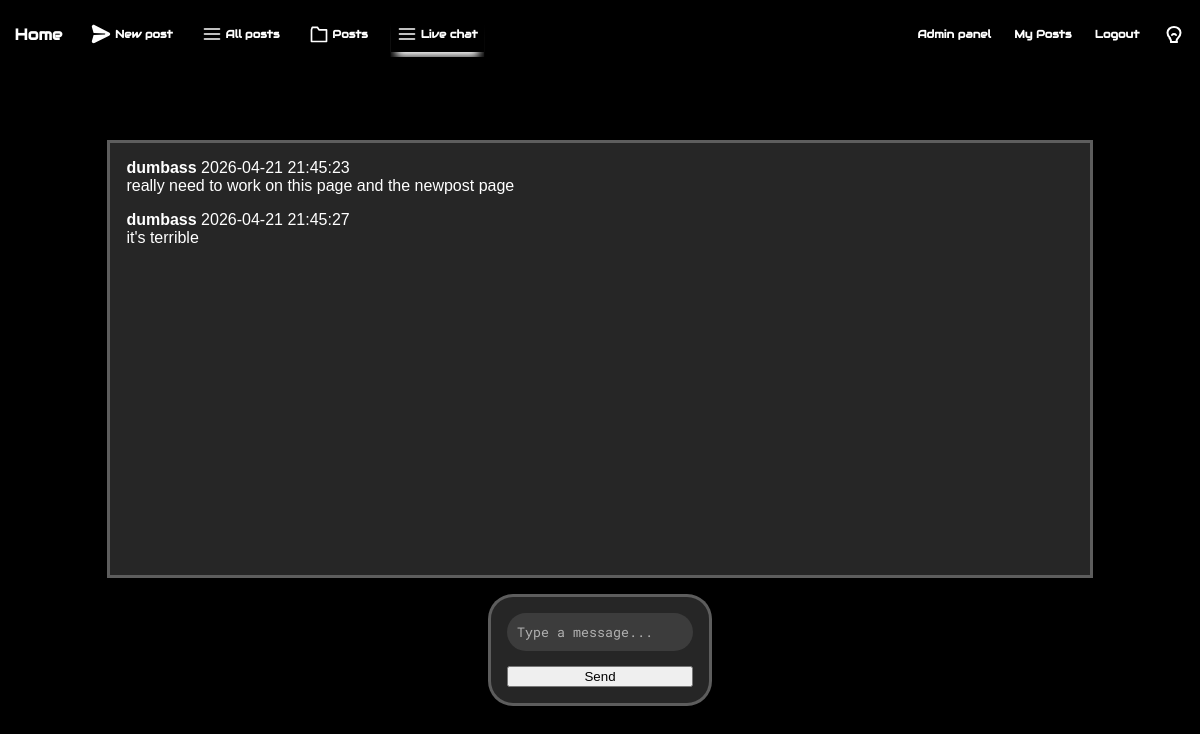
Before: /livechat (signed in) with the older database file.
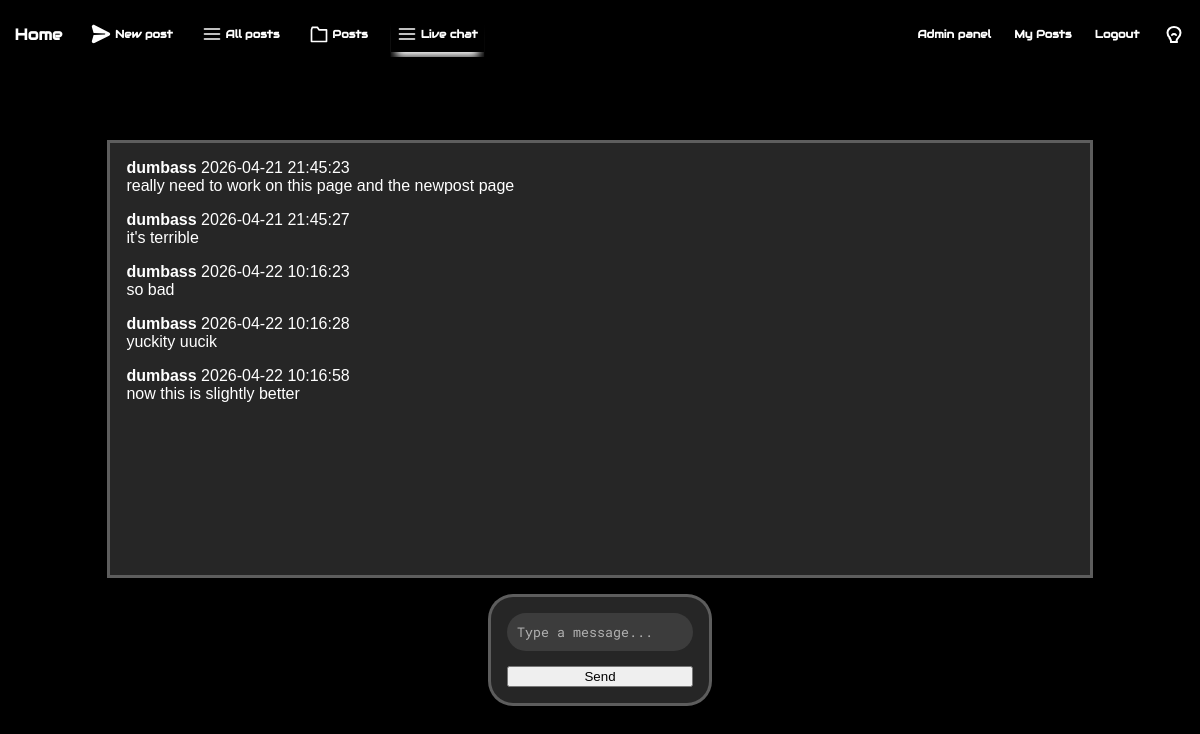
After: the same page with the newer database file.
### tables this page shows
CREATE TABLE chat ("id" INTEGER PRIMARY KEY AUTOINCREMENT, "user_id" INTEGER NOT NULL REFERENCES users(id), "message" TEXT NOT NULL, "time" TEXT NOT NULL);

CREATE TABLE "users" (
    id INTEGER PRIMARY KEY AUTOINCREMENT,
    "name" TEXT UNIQUE,
    password TEXT
, imageurl TEXT, email TEXT);

### app.py (the view)
@app.route("/livechat")
def livechat():
    if "user_id" not in session:
        return redirect(url_for("login"))
    sql = """
        SELECT chat.message, chat.time, users.name
        FROM chat
        JOIN users ON chat.user_id = users.id
        ORDER BY chat.id ASC;
    """
    messages = query_db(sql)
    return render_template("livechat.html", messages=messages)

### app.py (called while the page is built)
def get_db():
    db = getattr(g, '_database', None)
    if db is None:
        db = g._database = sqlite3.connect(DATABASE)
    return db

@app.teardown_appcontext
def close_connection(exception):
    db = getattr(g, '_database', None)
    if db is not None:
        db.close()

def query_db(query, args=(), one=False):
    cur = get_db().execute(query, args)
    rv = cur.fetchall()
    cur.close()
    return (rv[0] if rv else None) if one else rv

### templates/livechat.html (shortened to what this page needs)
{% extends "layout.html" %}
{% block body %}
<div class="chat-centered-content">
    <div id="chat-box" class="chat-box">
        {% for message in messages %}
            <div class="chat-message">
                <div class="chat-meta">
                    <strong>{{ message[2] }}</strong>
                    <span>{{ message[1] }}</span>
                </div>
                <div class="chat-text">{{ message[0] }}</div>
            </div>
        {% endfor %}
    </div>
    <form id="chat-form" class="chat-input-box">
        <input type="text" id="message-input" class="chat-input" placeholder="Type a message..." autocomplete="off"
            required>
        <button type="submit" class="chat-send-button">Send</button>
    </form>
</div>
{% endblock %}

### templates/layout.html (shortened to what this page needs)
<!DOCTYPE html>
<html lang="en">
<head>
    <link rel="stylesheet" href="{{url_for('static', filename='style.css')}}">
</head>
<body>
    <nav class="navbar">
        <div class="left-navbar-group">
            {% if request.path == "/" %}
            {% set button = 'top-button-active' %}
            {% else %}
            {% set button = 'top-button' %}
            {% endif %}
            <a href="/" class="{{button}}">
                <div class="title">Home</div>
            </a>
            {% if request.path == "/newpost" %}
            {% set button = 'top-button-active' %}
            {% else %}
            {% set button = 'top-button' %}
            {% endif %}
            <a href="/newpost" class="{{button}}">
                &nbsp;New post
            </a>
            {% if request.path == "/allposts" %}
            {% set button = 'top-button-active' %}
            {% else %}
            {% set button = 'top-button' %}
            {% endif %}
            <a href="/allposts" class="{{button}}">
                <svg viewBox="0 0 24 24" width="20" height="20">
                    <path d="M3 6h18M3 12h18M3 18h18" stroke="currentColor" stroke-width="2" stroke-linecap="round" />
                </svg>
                &nbsp;All posts
            </a>
            {% if "/category" in request.path %}
            {% set button = 'top-button-active' %}
            {% else %}
            {% set button = 'top-button' %}
            {% endif %}
            <div class="dropdown">
                <button class="{{button}}">
                    <svg viewBox="0 0 24 24" width="20" height="20">
                        <path d="M3 7v14h18V7H12l-2-3H4z" stroke="currentColor" stroke-width="2" fill="none"
                            stroke-linecap="round" stroke-linejoin="round" />
                    </svg>
                    &nbsp;Posts
                </button>
            </div>
            {% if request.path == "/livechat" %}
            {% set button = 'top-button-active' %}
            {% else %}
            {% set button = 'top-button' %}
            {% endif %}
            <a href="/livechat" class="{{button}}">
                <svg viewBox="0 0 24 24" width="20" height="20">
                    <path d="M3 6h18M3 12h18M3 18h18" stroke="currentColor" stroke-width="2" stroke-linecap="round" />
                </svg>
                &nbsp;Live chat
            </a>
        </div>
        <div class="nav-right">
            <a href="/admin" class="top-button">Admin panel</a>
            {% if session.username %}
            <a href="{{ url_for('userposts', username=session['username']) }}" class="top-button">My Posts</a>
            <a href="/logout" class="top-button">Logout</a>
            {% else %}
            <a href="/login" class="top-button">Login</a>
            <a href="/register" class="top-button">Register</a>
            {% endif %}
            <button id="themeToggle" class="theme-toggle" aria-label="Toggle theme">
            </button>
        </div>
    </nav>
    {% block body %}
    {% endblock %}
</body>
</html>

### static/style.css (style rules this page uses)
:root { --nav-box-shadow:white; --font:white; --background:black; --nav-box-shadow-light:rgba(255, 255, 255, 0.6); --box-background:rgba(255, 255, 255, 0.15); --input-background:rgba(255, 255, 255, 0.1); --box-border:3px solid rgba(255, 255, 255, 0.25); --error-red:red; --sidebar-font-size:0.8vw; --reply-font:calc(0.5vh + 0.5vw); --reply-line:calc(2vh + 2vw); --navbar-font-size:calc(0.55vh + 0.55vw); --navbar-title-size:1.3vw; --box-border-radius:25px; --heading-font:"Audiowide"; --post-background:var(--background); --menu-font:"Roboto Mono"; }
.theme-toggle { background:var(--background); color:var(--font); border:none; padding-top:0.6em; cursor:pointer; }
body { background:var(--background); color:var(--font); font-family:"Arial"; }
a { text-decoration:none; color:var(--font); }
.navbar { display:flex; gap:1em; padding:0.5em 0; background-color:var(--background); }
.left-navbar-group { display:flex; gap:1em; }
.title { font-size:var(--navbar-title-size); font-weight:600; border:none; }
.nav-right { margin-left:auto; display:flex; gap:10px; }
.top-button, .top-button-active { display:flex; color:var(--font); justify-content:center; align-items:center; padding:0.6em; font-weight:600; font-family:var(--heading-font); border:none; font-size:var(--navbar-font-size) !important; background:var(--background); }
.top-button-active, .top-button:hover { box-shadow:0 10px 10px -5px var(--nav-box-shadow); clip-path:inset(0 0 -5px 0); }
form { display:flex; flex-direction:column; gap:15px; }
input, textarea { padding:10px; border-radius:6px; border:none; outline:none; color:var(--font); background:rgba(255,255,255,0.1); font-family:'Roboto Mono', monospace; }
input::placeholder, textarea::placeholder { color:rgba(255,255,255,0.6); }
.dropdown button { font-size:var(--navbar-font-size) !important; }
.dropdown { display:flex; align-items:center; margin:0; padding:0; position:relative; }
.chat-input-box { background:var(--box-background); border:var(--box-border); border-radius:var(--box-border-radius); padding:1em; }
.chat-centered-content { display:flex; flex-direction:column; align-items:center; margin-top:10vh; gap:2vh; opacity:0; animation:fadeIn 0.23s forwards; }
.chat-box { background:var(--box-background); border:var(--box-border); width:80%; padding:1em; margin-top:0; gap:1em; height:50vh; overflow-y:auto; display:flex; flex-direction:column; }
.chat-input { height:100%; background:var(--input-background); border-radius:var(--box-border-radius); border:none; }

Changed rows visible on the page:
added chat: name "dumbass", time "2026-04-22 10:16:23", message "so bad"
added chat: name "dumbass", time "2026-04-22 10:16:28", message "yuckity uucik"
added chat: name "dumbass", time "2026-04-22 10:16:58", message "now this is slightly better"
